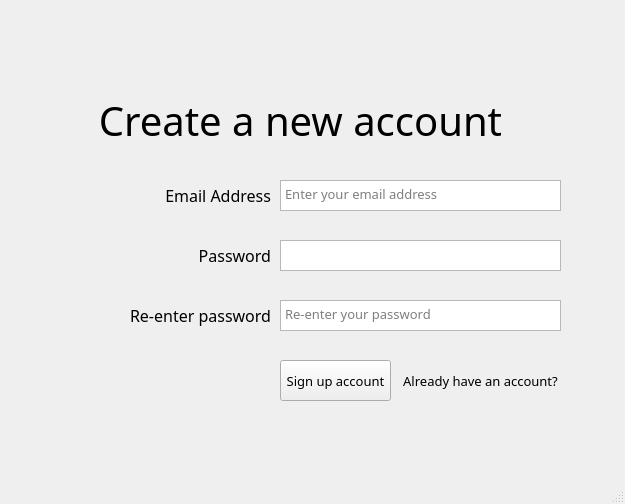
<?xml version="1.0" encoding="UTF-8"?>
<ui version="4.0">
 <class>signup</class>
 <widget class="QMainWindow" name="signup">
  <property name="geometry">
   <rect>
    <x>0</x>
    <y>0</y>
    <width>625</width>
    <height>504</height>
   </rect>
  </property>
  <property name="sizePolicy">
   <sizepolicy hsizetype="Fixed" vsizetype="Fixed">
    <horstretch>0</horstretch>
    <verstretch>0</verstretch>
   </sizepolicy>
  </property>
  <property name="minimumSize">
   <size>
    <width>625</width>
    <height>504</height>
   </size>
  </property>
  <property name="maximumSize">
   <size>
    <width>625</width>
    <height>504</height>
   </size>
  </property>
  <property name="windowTitle">
   <string>Create new account</string>
  </property>
  <widget class="QWidget" name="centralwidget">
   <widget class="QLabel" name="signup_title">
    <property name="geometry">
     <rect>
      <x>100</x>
      <y>90</y>
      <width>401</width>
      <height>61</height>
     </rect>
    </property>
    <property name="font">
     <font>
      <family>Bahnschrift Light</family>
      <pointsize>30</pointsize>
     </font>
    </property>
    <property name="text">
     <string>Create a new account</string>
    </property>
    <property name="alignment">
     <set>Qt::AlignCenter</set>
    </property>
   </widget>
   <widget class="QLabel" name="email_label">
    <property name="geometry">
     <rect>
      <x>140</x>
      <y>180</y>
      <width>131</width>
      <height>31</height>
     </rect>
    </property>
    <property name="font">
     <font>
      <family>Bahnschrift Light</family>
      <pointsize>12</pointsize>
     </font>
    </property>
    <property name="text">
     <string>Email Address</string>
    </property>
    <property name="textFormat">
     <enum>Qt::RichText</enum>
    </property>
    <property name="alignment">
     <set>Qt::AlignRight|Qt::AlignTrailing|Qt::AlignVCenter</set>
    </property>
   </widget>
   <widget class="QLabel" name="pass_label">
    <property name="geometry">
     <rect>
      <x>140</x>
      <y>240</y>
      <width>131</width>
      <height>31</height>
     </rect>
    </property>
    <property name="font">
     <font>
      <family>Bahnschrift Light</family>
      <pointsize>12</pointsize>
     </font>
    </property>
    <property name="text">
     <string>Password</string>
    </property>
    <property name="textFormat">
     <enum>Qt::RichText</enum>
    </property>
    <property name="alignment">
     <set>Qt::AlignRight|Qt::AlignTrailing|Qt::AlignVCenter</set>
    </property>
   </widget>
   <widget class="QLabel" name="repass_label">
    <property name="geometry">
     <rect>
      <x>110</x>
      <y>300</y>
      <width>161</width>
      <height>31</height>
     </rect>
    </property>
    <property name="font">
     <font>
      <family>Bahnschrift Light</family>
      <pointsize>12</pointsize>
     </font>
    </property>
    <property name="text">
     <string>Re-enter password</string>
    </property>
    <property name="textFormat">
     <enum>Qt::RichText</enum>
    </property>
    <property name="alignment">
     <set>Qt::AlignRight|Qt::AlignTrailing|Qt::AlignVCenter</set>
    </property>
   </widget>
   <widget class="QPlainTextEdit" name="email_input">
    <property name="geometry">
     <rect>
      <x>280</x>
      <y>180</y>
      <width>281</width>
      <height>31</height>
     </rect>
    </property>
    <property name="font">
     <font>
      <family>Bahnschrift Light</family>
      <pointsize>10</pointsize>
     </font>
    </property>
    <property name="verticalScrollBarPolicy">
     <enum>Qt::ScrollBarAlwaysOff</enum>
    </property>
    <property name="horizontalScrollBarPolicy">
     <enum>Qt::ScrollBarAlwaysOff</enum>
    </property>
    <property name="sizeAdjustPolicy">
     <enum>QAbstractScrollArea::AdjustIgnored</enum>
    </property>
    <property name="documentTitle">
     <string/>
    </property>
    <property name="overwriteMode">
     <bool>false</bool>
    </property>
    <property name="placeholderText">
     <string>Enter your email address</string>
    </property>
   </widget>
   <widget class="QPlainTextEdit" name="pass_input">
    <property name="geometry">
     <rect>
      <x>280</x>
      <y>240</y>
      <width>281</width>
      <height>31</height>
     </rect>
    </property>
    <property name="font">
     <font>
      <family>Bahnschrift Light</family>
      <pointsize>10</pointsize>
     </font>
    </property>
    <property name="verticalScrollBarPolicy">
     <enum>Qt::ScrollBarAlwaysOff</enum>
    </property>
    <property name="horizontalScrollBarPolicy">
     <enum>Qt::ScrollBarAlwaysOff</enum>
    </property>
    <property name="sizeAdjustPolicy">
     <enum>QAbstractScrollArea::AdjustIgnored</enum>
    </property>
    <property name="documentTitle">
     <string/>
    </property>
    <property name="plainText">
     <string/>
    </property>
    <property name="overwriteMode">
     <bool>false</bool>
    </property>
    <property name="placeholderText">
     <string>Enter your password</string>
    </property>
   </widget>
   <widget class="QPlainTextEdit" name="repass_input">
    <property name="geometry">
     <rect>
      <x>280</x>
      <y>300</y>
      <width>281</width>
      <height>31</height>
     </rect>
    </property>
    <property name="font">
     <font>
      <family>Bahnschrift Light</family>
      <pointsize>10</pointsize>
     </font>
    </property>
    <property name="verticalScrollBarPolicy">
     <enum>Qt::ScrollBarAlwaysOff</enum>
    </property>
    <property name="horizontalScrollBarPolicy">
     <enum>Qt::ScrollBarAlwaysOff</enum>
    </property>
    <property name="sizeAdjustPolicy">
     <enum>QAbstractScrollArea::AdjustIgnored</enum>
    </property>
    <property name="documentTitle">
     <string/>
    </property>
    <property name="overwriteMode">
     <bool>false</bool>
    </property>
    <property name="placeholderText">
     <string>Re-enter your password</string>
    </property>
   </widget>
   <widget class="QPushButton" name="signup_btn">
    <property name="geometry">
     <rect>
      <x>280</x>
      <y>360</y>
      <width>111</width>
      <height>41</height>
     </rect>
    </property>
    <property name="font">
     <font>
      <family>Bahnschrift Light</family>
      <pointsize>10</pointsize>
     </font>
    </property>
    <property name="text">
     <string>Sign up account</string>
    </property>
   </widget>
   <widget class="QPushButton" name="login_btn">
    <property name="geometry">
     <rect>
      <x>400</x>
      <y>360</y>
      <width>161</width>
      <height>41</height>
     </rect>
    </property>
    <property name="font">
     <font>
      <family>Bahnschrift Light</family>
      <pointsize>10</pointsize>
     </font>
    </property>
    <property name="text">
     <string>Already have an account?</string>
    </property>
    <property name="default">
     <bool>false</bool>
    </property>
    <property name="flat">
     <bool>true</bool>
    </property>
   </widget>
  </widget>
  <widget class="QStatusBar" name="statusbar"/>
 </widget>
 <resources/>
 <connections/>
</ui>
